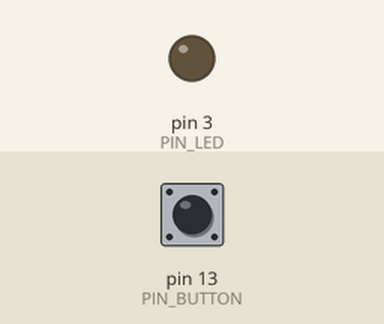
The sketch below on a simulated Arduino Uno, built with avr-gcc and run on an emulated ATmega328P. Shown: output pins drawn as LEDs (lit = HIGH). The inputs (shaded band) are chosen by the test bench; at power-on: pin 13 (PIN_BUTTON) HIGH.

Above: at 1.2 s.
1.3 s: pin 13 (PIN_BUTTON) pulled LOW for 0.15 s
At 1.37 s:
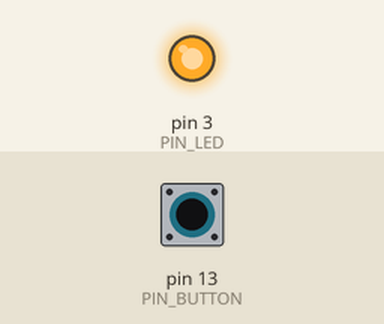
2.9 s: pin 13 (PIN_BUTTON) pulled LOW for 3.2 s
At 7.4 s:
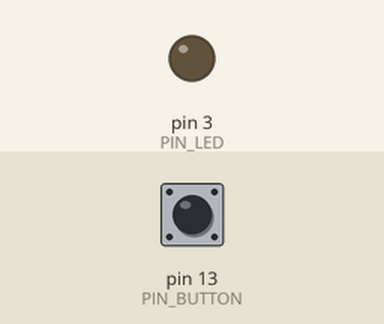
Timing chart, 0 to 8.9 s (numbered marks = the images above; inputs shaded):
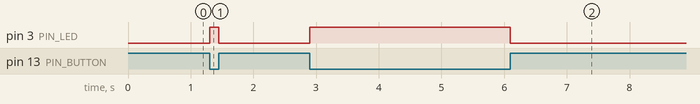

Measured:
- after the input at 1.3 s, pin 3 (PIN_LED): LOW → HIGH at once, → LOW 0.15 s later
- after the input at 2.9 s, pin 3 (PIN_LED): LOW → HIGH at once, → LOW 3.2 s later

The sketch:

02.1_ButtonAndLed.ino
```cpp
#define PIN_LED    3
#define PIN_BUTTON 13
// the setup function runs once when you press reset or power the board
void setup() {
  // initialize digital pin PIN_LED as an output.
  pinMode(PIN_LED, OUTPUT);
  pinMode(PIN_BUTTON, INPUT);
}

// the loop function runs over and over again forever
void loop() {
  if (digitalRead(PIN_BUTTON) == LOW) {
    digitalWrite(PIN_LED,HIGH);
  }else{
    digitalWrite(PIN_LED,LOW);
  }
}
```
